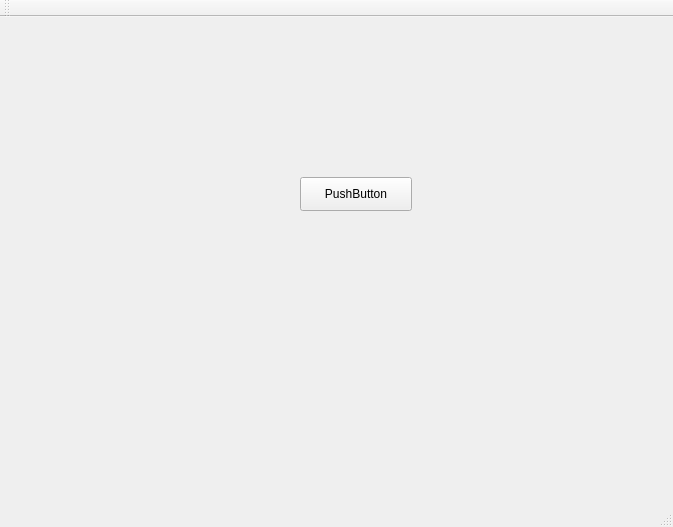
<?xml version="1.0" encoding="UTF-8"?>
<ui version="4.0">
 <class>MainWindow</class>
 <widget class="QMainWindow" name="MainWindow">
  <property name="geometry">
   <rect>
    <x>0</x>
    <y>0</y>
    <width>673</width>
    <height>527</height>
   </rect>
  </property>
  <property name="windowTitle">
   <string>MainWindow</string>
  </property>
  <widget class="QWidget" name="centralWidget">
   <widget class="QPushButton" name="pushButton">
    <property name="geometry">
     <rect>
      <x>300</x>
      <y>160</y>
      <width>112</width>
      <height>34</height>
     </rect>
    </property>
    <property name="text">
     <string>PushButton</string>
    </property>
   </widget>
  </widget>
  <widget class="QMenuBar" name="menuBar">
   <property name="geometry">
    <rect>
     <x>0</x>
     <y>0</y>
     <width>673</width>
     <height>30</height>
    </rect>
   </property>
  </widget>
  <widget class="QToolBar" name="mainToolBar">
   <attribute name="toolBarArea">
    <enum>TopToolBarArea</enum>
   </attribute>
   <attribute name="toolBarBreak">
    <bool>false</bool>
   </attribute>
  </widget>
  <widget class="QStatusBar" name="statusBar"/>
 </widget>
 <layoutdefault spacing="6" margin="11"/>
 <resources/>
 <connections/>
</ui>
